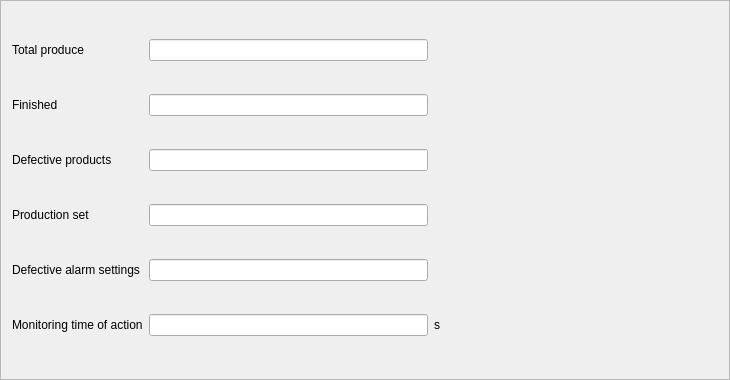
<?xml version="1.0" encoding="UTF-8"?>
<ui version="4.0">
 <class>ICProductSettingFrame</class>
 <widget class="QFrame" name="ICProductSettingFrame">
  <property name="geometry">
   <rect>
    <x>0</x>
    <y>0</y>
    <width>730</width>
    <height>380</height>
   </rect>
  </property>
  <property name="windowTitle">
   <string>Frame</string>
  </property>
  <property name="frameShape">
   <enum>QFrame::StyledPanel</enum>
  </property>
  <property name="frameShadow">
   <enum>QFrame::Raised</enum>
  </property>
  <layout class="QGridLayout" name="gridLayout">
   <item row="0" column="0">
    <widget class="QLabel" name="label">
     <property name="text">
      <string>Total produce</string>
     </property>
    </widget>
   </item>
   <item row="0" column="1">
    <widget class="QLineEdit" name="totalProduceLineEdit"/>
   </item>
   <item row="1" column="0">
    <widget class="QLabel" name="label_2">
     <property name="text">
      <string>Finished</string>
     </property>
    </widget>
   </item>
   <item row="1" column="1">
    <widget class="QLineEdit" name="finishedLineEdit"/>
   </item>
   <item row="2" column="0">
    <widget class="QLabel" name="label_3">
     <property name="text">
      <string>Defective products</string>
     </property>
    </widget>
   </item>
   <item row="2" column="1">
    <widget class="QLineEdit" name="defectiveProductsLineEdit"/>
   </item>
   <item row="3" column="0">
    <widget class="QLabel" name="label_4">
     <property name="text">
      <string>Production set</string>
     </property>
    </widget>
   </item>
   <item row="3" column="1">
    <widget class="QLineEdit" name="productionSetLineEdit"/>
   </item>
   <item row="3" column="3">
    <spacer name="horizontalSpacer">
     <property name="orientation">
      <enum>Qt::Horizontal</enum>
     </property>
     <property name="sizeHint" stdset="0">
      <size>
       <width>271</width>
       <height>20</height>
      </size>
     </property>
    </spacer>
   </item>
   <item row="4" column="0">
    <widget class="QLabel" name="label_5">
     <property name="text">
      <string>Defective alarm settings</string>
     </property>
    </widget>
   </item>
   <item row="4" column="1">
    <widget class="QLineEdit" name="defectiveAlarmSetLineEdit"/>
   </item>
   <item row="5" column="0">
    <widget class="QLabel" name="label_6">
     <property name="text">
      <string>Monitoring time of action</string>
     </property>
    </widget>
   </item>
   <item row="5" column="1">
    <widget class="QLineEdit" name="monitorTimeOfActionLineEdit"/>
   </item>
   <item row="5" column="2">
    <widget class="QLabel" name="label_7">
     <property name="text">
      <string>s</string>
     </property>
    </widget>
   </item>
  </layout>
 </widget>
 <resources/>
 <connections/>
</ui>
